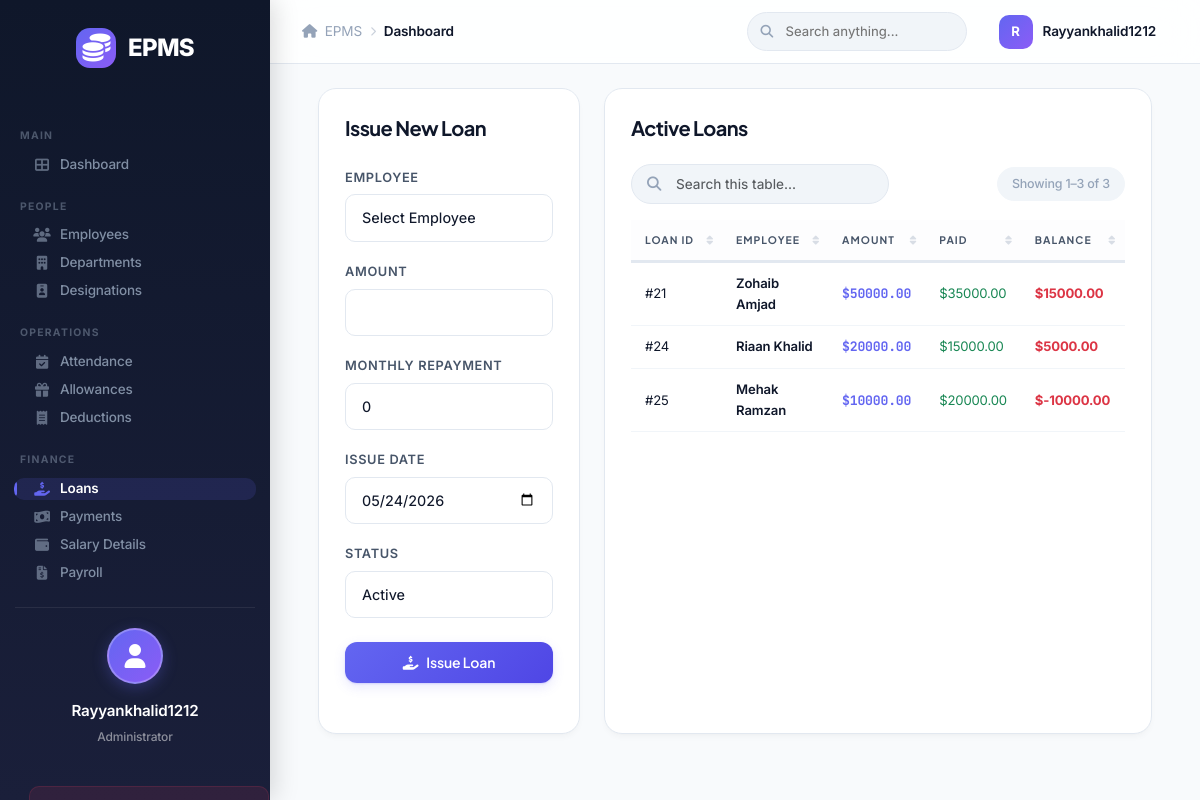
Screenshot of /loans/ (signed in) with the database file from the repository.
### core/models.py (models this page shows, shortened)
class User(AbstractUser):
    user_id = models.AutoField(primary_key=True)

class Employee(models.Model):
    STATUS_CHOICES = (
        ('Active', 'Active'),
        ('Inactive', 'Inactive'),
    )
    employee_id = models.AutoField(primary_key=True)
    first_name = models.CharField(max_length=100)
    last_name = models.CharField(max_length=100)
    email = models.EmailField(unique=True)
    phone = models.CharField(max_length=15)
    address = models.TextField()
    date_of_joining = models.DateField()
    department = models.ForeignKey(Department, on_delete=models.CASCADE)
    designation = models.ForeignKey(Designation, on_delete=models.CASCADE)
    user = models.OneToOneField(User, on_delete=models.CASCADE)
    status = models.CharField(max_length=10, choices=STATUS_CHOICES, default='Active')
    def __str__(self):
        return f"{self.first_name} {self.last_name}"

class Loan(models.Model):
    STATUS_CHOICES = (
        ('Active', 'Active'),
        ('Closed', 'Closed'),
    )
    loan_id = models.AutoField(primary_key=True)
    employee = models.ForeignKey(Employee, on_delete=models.CASCADE)
    loan_amount = models.DecimalField(max_digits=10, decimal_places=2)
    monthly_repayment = models.DecimalField(max_digits=10, decimal_places=2, default=0)
    issue_date = models.DateField(default=timezone.now)
    status = models.CharField(max_length=10, choices=STATUS_CHOICES, default='Active')

### core/views.py (the view)
# urls.py: path('loans/', views.loan_list, name='loan_list'),
@login_required
def loan_list(request):
    loans = Loan.objects.all()
    for loan in loans:
        total_paid = 0
        payments = Loan_Payment.objects.filter(loan=loan)
        for payment in payments:
            total_paid += payment.amount
        loan.total_paid = total_paid
        loan.balance = loan.loan_amount - total_paid
    if request.method == 'POST':
        form = LoanForm(request.POST)
        if form.is_valid():
            form.save()
            messages.success(request, 'Loan application submitted.')
            return redirect('loan_list')
    else:
        form = LoanForm()
    return render(request, 'core/loan_list.html', {'loans': loans, 'form': form})

### core/forms.py (shortened to what this page needs)
class LoanForm(forms.ModelForm):
    def __init__(self, *args, **kwargs):
        super(LoanForm, self).__init__(*args, **kwargs)
        self.fields['employee'].empty_label = "Select Employee"
    class Meta:
        model = Loan
        fields = ['employee', 'loan_amount', 'monthly_repayment', 'issue_date', 'status']
        widgets = {
            'employee': forms.Select(attrs={'class': 'form-control'}),
            'loan_amount': forms.NumberInput(attrs={'class': 'form-control'}),
            'monthly_repayment': forms.NumberInput(attrs={'class': 'form-control', 'placeholder': 'Amount to deduct per month'}),
            'issue_date': forms.DateInput(attrs={'class': 'form-control', 'type': 'date'}),
            'status': forms.Select(attrs={'class': 'form-control'}),
        }

### templates/core/loan_list.html (shortened to what this page needs)
{% extends 'core/base.html' %}
{% block content %}
<div class="row g-4">
    <div class="col-md-4">
        <div class="card-box h-100">
            <h5 class="mb-4">Issue New Loan</h5>
            <form method="post">
                <div class="mb-3">
                    <label class="form-label">Employee</label>
                    {{ form.employee }}
                </div>
                <div class="mb-3">
                    <label class="form-label">Amount</label>
                    {{ form.loan_amount }}
                </div>
                <div class="mb-3">
                    <label class="form-label">Monthly Repayment</label>
                    {{ form.monthly_repayment }}
                </div>
                <div class="mb-3">
                    <label class="form-label">Issue Date</label>
                    {{ form.issue_date }}
                </div>
                <div class="mb-3">
                    <label class="form-label">Status</label>
                    {{ form.status }}
                </div>
                <button type="submit" class="btn btn-primary w-100 mt-2"><i class="fas fa-hand-holding-usd"></i> Issue Loan</button>
            </form>
        </div>
    </div>
    <div class="col-md-8">
        <div class="card-box h-100">
            <h5 class="mb-4">Active Loans</h5>
            <div class="table-responsive">
                <table class="table table-hover epms-datatable">
                <thead>
                    <tr>
                        <th>Loan ID</th>
                        <th>Employee</th>
                        <th>Amount</th>
                        <th>Paid</th>
                        <th>Balance</th>
                    </tr>
                </thead>
                <tbody>
                    {% for loan in loans %}
                    <tr>
                        <td>#{{ loan.loan_id }}</td>
                        <td>{{ loan.employee }}</td>
                        <td>${{ loan.loan_amount }}</td>
                        <td class="text-success">${{ loan.total_paid }}</td>
                        <td class="text-danger fw-bold">${{ loan.balance }}</td>
                    </tr>
                    {% empty %}
                    <tr>
                        <td colspan="5">No active loans.</td>
                    </tr>
                    {% endfor %}
                </tbody>
            </table>
            </div>
        </div>
    </div>
</div>
{% endblock %}

### templates/core/base.html (shortened to what this page needs)
{% load static %}
<!DOCTYPE html>
<html lang="en">
<head>
    <link href="https://cdn.jsdelivr.net/npm/bootstrap@5.3.0/dist/css/bootstrap.min.css" rel="stylesheet">
    <link href="https://cdnjs.cloudflare.com/ajax/libs/font-awesome/6.4.0/css/all.min.css" rel="stylesheet">
    <link rel="stylesheet" href="{% static 'css/style.css' %}?v=8">
</head>
<body>
    {% if user.is_authenticated %}
    <div class="sidebar">
        <div class="brand">
            <div class="brand-icon"><i class="fas fa-coins"></i></div>
            <span>EPMS</span>
        </div>
        {% if user.is_staff %}
        <div class="sidebar-section-label">Main</div>
        <a href="{% url 'dashboard' %}"
            class="{% if request.resolver_match.url_name == 'dashboard' %}active{% endif %}">
            <i class="fas fa-th-large me-2"></i> Dashboard
        </a>
        <div class="sidebar-section-label">People</div>
        <a href="{% url 'employee_list' %}"
            class="">
            <i class="fas fa-users me-2"></i> Employees
        </a>
        <a href="{% url 'department_list' %}"
            class="{% if 'department' in request.resolver_match.url_name %}active{% endif %}">
            <i class="fas fa-building me-2"></i> Departments
        </a>
        <a href="{% url 'designation_list' %}"
            class="{% if request.resolver_match.url_name == 'designation_list' %}active{% endif %}">
            <i class="fas fa-id-badge me-2"></i> Designations
        </a>
        <div class="sidebar-section-label">Operations</div>
        <a href="{% url 'attendance_list' %}"
            class="{% if request.resolver_match.url_name == 'attendance_list' %}active{% endif %}">
            <i class="fas fa-calendar-check me-2"></i> Attendance
        </a>
        <a href="{% url 'allowance_list' %}"
            class="{% if request.resolver_match.url_name == 'allowance_list' %}active{% endif %}">
            <i class="fas fa-gift me-2"></i> Allowances
        </a>
        <a href="{% url 'deduction_list' %}"
            class="{% if request.resolver_match.url_name == 'deduction_list' %}active{% endif %}">
            <i class="fas fa-receipt me-2"></i> Deductions
        </a>
        <div class="sidebar-section-label">Finance</div>
        <a href="{% url 'loan_list' %}"
            class="{% if 'loan_list' == request.resolver_match.url_name %}active{% endif %}">
            <i class="fas fa-hand-holding-usd me-2"></i> Loans
        </a>
        <a href="{% url 'loan_payment_list' %}"
            class="{% if request.resolver_match.url_name == 'loan_payment_list' %}active{% endif %}">
            <i class="fas fa-money-bill-wave me-2"></i> Payments
        </a>
        <a href="{% url 'salary_list' %}"
            class="{% if request.resolver_match.url_name == 'salary_list' %}active{% endif %}">
            <i class="fas fa-wallet me-2"></i> Salary Details
        </a>
        <a href="{% url 'payroll_list' %}"
            class="{% if request.resolver_match.url_name == 'payroll_list' or request.resolver_match.url_name == 'payroll_generate' or request.resolver_match.url_name == 'payroll_edit' %}active{% endif %}">
            <i class="fas fa-file-invoice-dollar me-2"></i> Payroll
        </a>
        {% endif %}
        <div class="sidebar-footer">
            <div class="user-profile-card">
                <div class="user-avatar">
                    <i class="fas fa-user"></i>
                </div>
                <div class="user-info">
                    <span class="user-name">{{ user.username|title }}</span>
                    <span class="user-role">{% if user.is_staff %}Administrator{% else %}Employee{% endif %}</span>
                </div>
            </div>
            <a href="{% url 'logout' %}" class="btn-sidebar-logout">
            </a>
        </div>
    </div>
    <div class="top-navbar">
        <div class="topbar-left">
            <div class="breadcrumb-nav">
                <span class="breadcrumb-item"><i class="fas fa-home me-1"></i> EPMS</span>
                <i class="fas fa-chevron-right breadcrumb-sep"></i>
                <span class="breadcrumb-item active">{% block breadcrumb %}Dashboard{% endblock %}</span>
            </div>
        </div>
        <div class="topbar-right">
            <div class="topbar-search">
                <input type="text" placeholder="Search anything..." id="globalSearch">
            </div>
            <div class="topbar-user">
                <div class="topbar-user-avatar">{{ user.username|first|upper }}</div>
                <span class="topbar-user-name">{{ user.username|title }}</span>
            </div>
        </div>
    </div>
    <div class="main-content">
        <div class="container-fluid page-content">
            {% block content %}{% endblock %}
        </div>
    </div>
    {% else %}
    <div class="login-page">
        {% block login_content %}{% endblock %}
    </div>
    {% endif %}
</body>
</html>

### rows the page displays
User: username "Rayyankhalid1212", username|first "R"
Employee: employee "Select Employee"
Loan: loan_id "21", employee "Zohaib Amjad", loan_amount "50000.00", total_paid "35000.00", balance "15000.00"
Loan: loan_id "24", employee "Riaan Khalid", loan_amount "20000.00", total_paid "15000.00", balance "5000.00"
Loan: loan_id "25", employee "Mehak Ramzan", loan_amount "10000.00", total_paid "20000.00", balance "-10000.00"
